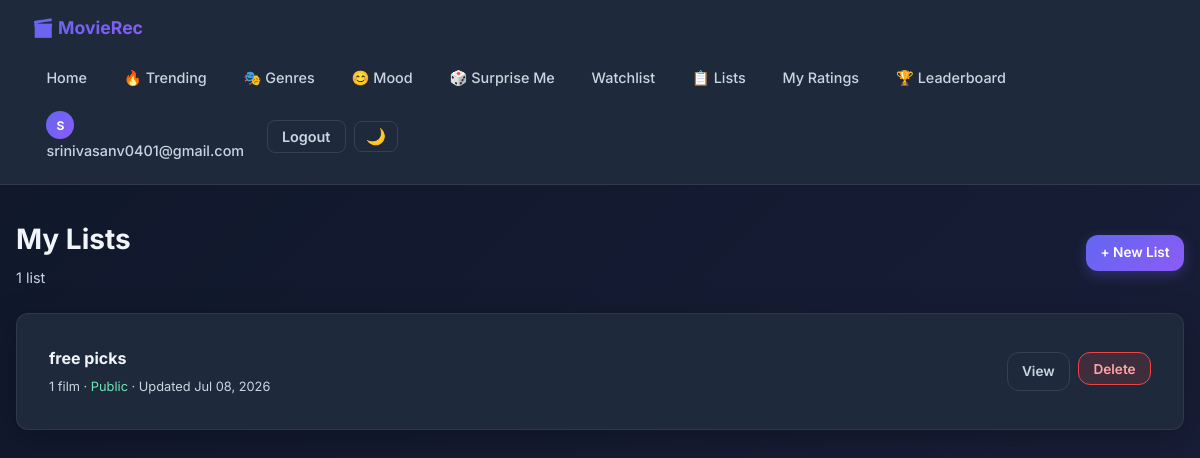
The app's page /lists/mine/ (signed in) with its own data.
### recommender/models.py (models this page shows, shortened)
class MovieList(models.Model):
    owner = models.ForeignKey(User, on_delete=models.CASCADE, related_name='movie_lists')
    title = models.CharField(max_length=150)
    description = models.TextField(blank=True, max_length=500)
    slug = models.SlugField(max_length=180, unique=True, blank=True)
    is_public = models.BooleanField(default=True)
    created_at = models.DateTimeField(auto_now_add=True)
    updated_at = models.DateTimeField(auto_now=True)
    class Meta:
        ordering = ['-updated_at']

### recommender/views.py (the view)
# urls.py: path('lists/mine/', views.my_lists, name='my_lists'),
@login_required
def my_lists(request):
    lists = MovieList.objects.filter(owner=request.user).annotate(item_count=Count('items'))
    return render(request, 'recommender/my_lists.html', {'lists': lists})

### recommender/templates/recommender/my_lists.html (shortened to what this page needs)
{% extends 'recommender/base.html' %}
{% block content %}
<div class="page">
    <div style="display:flex;align-items:center;justify-content:space-between;flex-wrap:wrap;gap:1rem;margin-bottom:1.5rem">
        <div>
            <h1 style="font-size:1.75rem;font-weight:700">My Lists</h1>
            <p style="color:var(--text-muted);font-size:.9rem;margin-top:.25rem">{{ lists.count }} list{{ lists.count|pluralize }}</p>
        </div>
        <a href="{% url 'recommender:create_list' %}" class="btn btn-primary btn-sm">+ New List</a>
    </div>
    {% if lists %}
    <div style="display:flex;flex-direction:column;gap:.85rem">
        {% for ml in lists %}
        <div class="card" style="display:flex;align-items:center;gap:1.25rem;flex-wrap:wrap">
            <div style="flex:1;min-width:0">
                <a href="{% url 'recommender:list_detail' ml.slug %}" style="font-size:1rem;font-weight:700;color:var(--text);text-decoration:none;transition:var(--transition)" onmouseover="this.style.color='var(--primary)'" onmouseout="this.style.color='var(--text)'">{{ ml.title }}</a>
                <p style="font-size:.8rem;color:var(--text-muted);margin-top:.35rem">
                    {{ ml.item_count }} film{{ ml.item_count|pluralize }}
                    · {% if ml.is_public %}<span style="color:#6ee7b7">Public</span>{% else %}<span style="color:var(--text-muted)">Private</span>{% endif %}
                    · Updated {{ ml.updated_at|date:"M d, Y" }}
                </p>
            </div>
            <div style="display:flex;gap:.5rem;flex-shrink:0">
                <a href="{% url 'recommender:list_detail' ml.slug %}" class="btn btn-outline btn-sm">View</a>
                <form method="post" action="{% url 'recommender:delete_list' ml.slug %}" style="display:inline">
                    <button type="submit" class="btn btn-danger btn-sm" onclick="return confirm('Delete this list?')">Delete</button>
                </form>
            </div>
        </div>
        {% endfor %}
    </div>
    {% else %}
    <div class="empty">
        <div class="empty-icon">📋</div>
        <p>You haven't created any lists yet.</p>
        <a href="{% url 'recommender:create_list' %}" class="btn btn-primary" style="margin-top:1.25rem">Create your first list</a>
    </div>
    {% endif %}
</div>
{% endblock %}

### recommender/templates/recommender/base.html (shortened to what this page needs)
{% load static %}
<!DOCTYPE html>
<html lang="en">
<head>
</head>
<body>
<nav class="nav">
    <div class="nav-inner">
        <a href="{% url 'recommender:main' %}" class="nav-brand">🎬 MovieRec</a>
        <div class="nav-links">
            <a href="{% url 'recommender:main' %}" class="nav-link">Home</a>
            <a href="{% url 'recommender:trending' %}" class="nav-link">🔥 Trending</a>
            <a href="{% url 'recommender:genre_browse' %}" class="nav-link">🎭 Genres</a>
            <a href="{% url 'recommender:mood_recommendations' %}" class="nav-link">😊 Mood</a>
            <a href="{% url 'recommender:surprise_me' %}" class="nav-link">🎲 Surprise Me</a>
            {% if user.is_authenticated %}
                <a href="{% url 'recommender:watchlist' %}" class="nav-link">Watchlist</a>
                <a href="{% url 'recommender:my_lists' %}" class="nav-link">📋 Lists</a>
                <a href="{% url 'recommender:my_ratings' %}" class="nav-link">My Ratings</a>
                <a href="{% url 'recommender:leaderboard' %}" class="nav-link">🏆 Leaderboard</a>
                <a href="{% url 'recommender:profile' %}" class="nav-link">
                    <span class="nav-avatar">{{ user.username|first|upper }}</span>
                    {{ user.username }}
                </a>
                <form method="post" action="{% url 'recommender:logout' %}" style="display:inline">
                    <button type="submit" class="nav-btn nav-btn-outline">Logout</button>
                </form>
            {% else %}
                <a href="{% url 'recommender:leaderboard' %}" class="nav-link">🏆 Leaderboard</a>
                <a href="{% url 'recommender:login' %}" class="nav-btn nav-btn-outline">Login</a>
                <a href="{% url 'recommender:register' %}" class="nav-btn nav-btn-primary">Sign Up</a>
            {% endif %}
            <button class="theme-toggle" id="themeToggle" title="Toggle light/dark mode">🌙</button>
        </div>
    </div>
</nav>
{% block content %}{% endblock %}
</body>
</html>

### recommender/templates/recommender/base.html (style rules this page uses)
* { margin:0;padding:0;box-sizing:border-box }
:root { --primary:#6366f1;--primary-dark:#4f46e5;--secondary:#8b5cf6; --bg:#0f172a;--surface:#1e293b;--surface-light:#334155; --text:#f1f5f9;--text-muted:#cbd5e1;--error:#ef4444;--success:#10b981; --radius:12px;--transition:all 0.3s cubic-bezier(0.4,0,0.2,1); }
body { font-family:'Inter',sans-serif;background:linear-gradient(135deg,var(--bg) 0%,#1a1f3a 100%);color:var(--text);min-height:100vh;line-height:1.6;transition:background .3s,color .3s }
.nav { background:var(--surface);border-bottom:1px solid rgba(255,255,255,.08);padding:.9rem 2rem;position:sticky;top:0;z-index:200;backdrop-filter:blur(10px);transition:background .3s }
.nav-inner { max-width:1200px;margin:0 auto;display:flex;align-items:center;justify-content:space-between;gap:1rem;flex-wrap:wrap }
.nav-brand { font-weight:700;font-size:1.1rem;text-decoration:none;color:var(--text);background:linear-gradient(135deg,var(--primary),var(--secondary));-webkit-background-clip:text;-webkit-text-fill-color:transparent;background-clip:text }
.nav-links { display:flex;align-items:center;gap:.5rem;flex-wrap:wrap }
.nav-link { padding:.45rem .9rem;border-radius:8px;text-decoration:none;color:var(--text-muted);font-size:.9rem;font-weight:500;transition:var(--transition) }
.nav-btn { padding:.45rem .9rem;border-radius:8px;text-decoration:none;font-size:.9rem;font-weight:600;transition:var(--transition);border:none;cursor:pointer;font-family:inherit }
.nav-btn-outline { background:transparent;border:1.5px solid var(--surface-light);color:var(--text-muted) }
.nav-avatar { width:28px;height:28px;border-radius:50%;background:linear-gradient(135deg,var(--primary),var(--secondary));display:flex;align-items:center;justify-content:center;font-size:.75rem;font-weight:700;color:#fff;flex-shrink:0 }
.theme-toggle { background:transparent;border:1.5px solid var(--surface-light);border-radius:8px;padding:.4rem .7rem;cursor:pointer;font-size:1rem;transition:var(--transition);color:var(--text-muted);line-height:1 }
.page { max-width:1200px;margin:0 auto;padding:2rem 1rem 4rem }
.card { background:var(--surface);border-radius:var(--radius);padding:2rem;border:1px solid rgba(255,255,255,.07);box-shadow:0 8px 32px rgba(0,0,0,.25) }
.btn { display:inline-flex;align-items:center;justify-content:center;gap:.45rem;padding:.75rem 1.5rem;border-radius:var(--radius);font-size:.95rem;font-weight:600;cursor:pointer;transition:var(--transition);border:none;font-family:inherit;text-decoration:none }
.btn-primary { background:linear-gradient(135deg,var(--primary),var(--secondary));color:#fff;box-shadow:0 4px 14px rgba(99,102,241,.3) }
.btn-outline { background:transparent;border:1.5px solid var(--surface-light);color:var(--text-muted) }
.btn-danger { background:rgba(239,68,68,.15);border:1.5px solid var(--error);color:#fca5a5 }
.btn-sm { padding:.45rem .9rem;font-size:.85rem }

### records on screen
MovieList: title "free picks", item_count "1", is_public "Public", updated_at "Jul 08, 2026"

### other values on screen
{{ user.username|first|upper }} "S"
{{ user.username }} "srinivasanv0401@gmail.com"
{{ lists.count }} "1"
